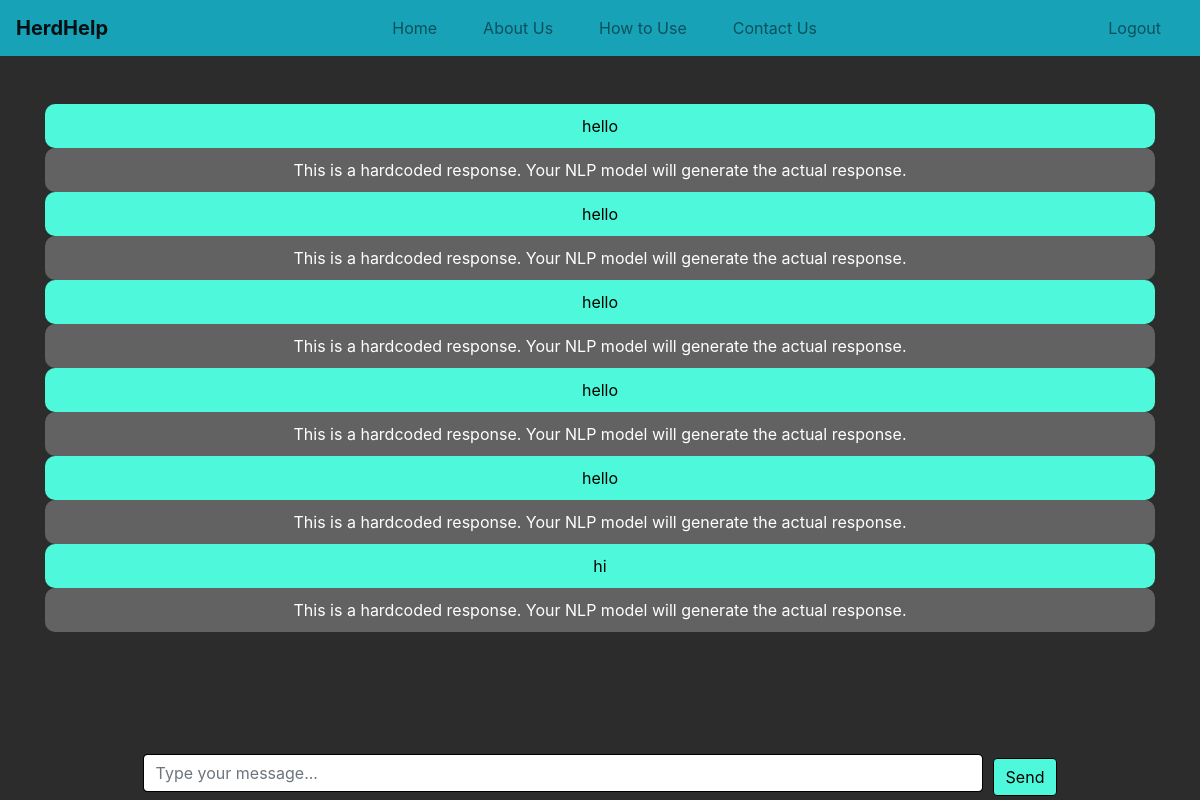
The page /chat (signed in) on the database its author committed.
### tables this page shows
CREATE TABLE responses
             (id INTEGER PRIMARY KEY AUTOINCREMENT,
              prompt_id INTEGER,
              response TEXT NOT NULL,
              timestamp DATETIME DEFAULT CURRENT_TIMESTAMP);

CREATE TABLE prompts
             (id INTEGER PRIMARY KEY AUTOINCREMENT,
              user_id INTEGER,
              prompt TEXT NOT NULL,
              timestamp DATETIME DEFAULT CURRENT_TIMESTAMP);

### app.py (the view, shortened to what this page needs)
@app.route('/chat', methods=['GET', 'POST'])
def chat():
    conn = create_connection()
    cursor = conn.cursor()
    user_id = session['user_id']  # Retrieve user ID from the session
    cursor.execute("SELECT prompts.prompt, responses.response FROM prompts JOIN responses ON prompts.id = responses.prompt_id WHERE prompts.user_id = ? ORDER BY prompts.timestamp ASC", (user_id,))
    chat_current = cursor.fetchall()
    conn.close()
    return render_template('chat.html', chat_current=chat_current)

### app.py (called while the page is built)
def create_connection():
    return sqlite3.connect('herdhelp.db')

### templates/chat.html (shortened to what this page needs)
<!DOCTYPE html>
<html lang="en">
<head>
    <link rel="stylesheet" href="https://maxcdn.bootstrapcdn.com/bootstrap/4.5.2/css/bootstrap.min.css">
    <link rel="stylesheet" href="https://cdnjs.cloudflare.com/ajax/libs/font-awesome/6.0.0/css/all.min.css">
    <link rel="stylesheet" href="{{ url_for('static', filename='chat_style.css') }}">
</head>
<body>
    <header>
        <nav class="navbar navbar-expand-lg navbar-light bg-info w-100">
            <a class="navbar-brand" href="{{ url_for('index') }}">
                HerdHelp
            </a>
            <div class="collapse navbar-collapse" id="navbarNav">
                <ul class="navbar-nav">
                    <li class="nav-item">
                        <a class="nav-link" href="{{ url_for('index') }}">Home</a>
                    </li>
                    <li class="nav-item">
                        <a class="nav-link" href="{{ url_for('about') }}">About Us</a>
                    </li>
                    <li class="nav-item">
                        <a class="nav-link" href="{{ url_for('how_to_use') }}">How to Use</a>
                    </li>
                    <li class="nav-item">
                        <a class="nav-link" href="{{ url_for('contact') }}">Contact Us</a>
                    </li>
                </ul>
                <ul class="navbar-nav">
                    <li class="nav-item">
                        <a class="nav-link" href="{{ url_for('logout') }}">Logout</a>
                    </li>
                </ul>
            </div>
        </nav>
    </header>
    <div class="container mt-5">
        <div class="chat-current">
            {% for prompt, response in chat_current %}
            <div class="prompt-container" style="background-color: #4df9da; color: #000; float: right; text-align: center; border-radius: 10px;">
                <div class="prompt">{{ prompt }}</div>
            </div>
            <div class="response-container" style="float: left; text-align: center; border-radius: 10px;">
                <div class="response">{{ response }}</div>
            </div>
            {% endfor %}
        </div>
        <form method="post" action="{{ url_for('chat') }}" style="display: flex; position: fixed; align-items: center; justify-content: center; z-index: 10; bottom: 0; left: 0; width: 100%;">
            <input type="text" class="form-control mb-2" name="prompt" style="width: 70%; margin-right: 10px; color: #000; border: 1px solid #000;" placeholder="Type your message...">
            <button type="submit" class="btn btn-primary" style="background-color: #4df9da; color: #000; border: 1px solid #000;">Send</button>
        </form>
    </div>
</body>
</html>

### static/chat_style.css (style rules this page uses)
.navbar { background-color: #4df9da; }
.navbar-brand { color: white; font-weight: bold; }
.navbar-nav { margin-left: auto; }
.navbar-nav .nav-link { color: white; margin: 0 15px; }
body { background-color: #2c2c2c; color: white; margin: 0; }
.chat-current { display: flex; flex-direction: column; align-items: flex-start; width: 100%; }
.prompt-container { background-color: #4df9da; color: #000; border-radius: 10px; padding: 10px; margin: 10px; width: 100%; box-sizing: border-box; }
.response-container { background-color: #626262; color: #fff; border-radius: 10px; padding: 10px; margin: 10px; width: 100%; box-sizing: border-box; }
.prompt-container, .response-container { margin: 0 auto; }
.prompt-container, .response-container { display: inline-block; }
.prompt, .response { margin: 0; }
.form-control { width: 70%; margin-right: 10px; color: #000; border: 1px solid #000; }
.btn-primary { background-color: #4df9da; color: #000; border: 1px solid #000; }

### rows shown on the page
responses: prompt "hello", response "This is a hardcoded response. Your NLP model will generate the actual response."
responses: prompt "hello", response "This is a hardcoded response. Your NLP model will generate the actual response."
responses: prompt "hello", response "This is a hardcoded response. Your NLP model will generate the actual response."
responses: prompt "hello", response "This is a hardcoded response. Your NLP model will generate the actual response."
responses: prompt "hello", response "This is a hardcoded response. Your NLP model will generate the actual response."
responses: prompt "hi", response "This is a hardcoded response. Your NLP model will generate the actual response."
